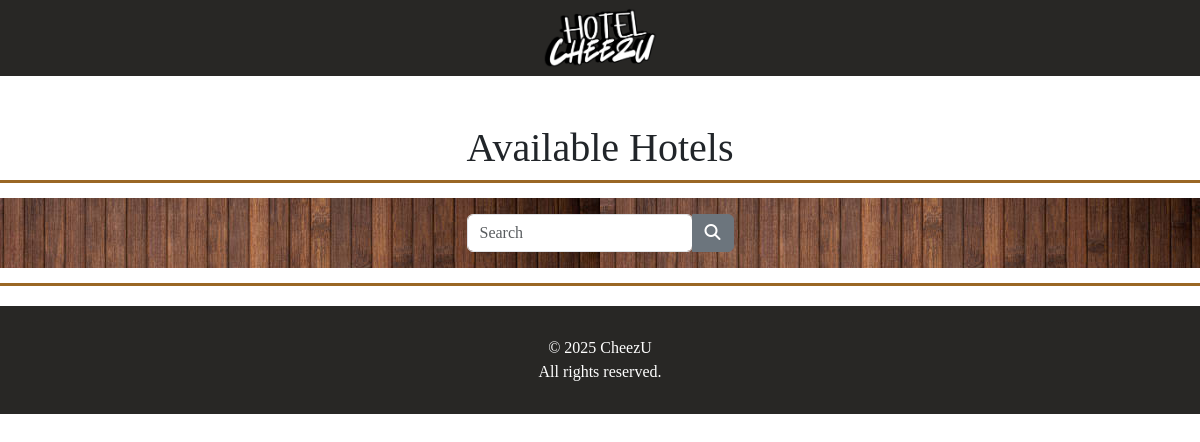
/hotels.php?hotel=Nishiyama Onsen Keiunkan, run on an earlier commit of the app's database.
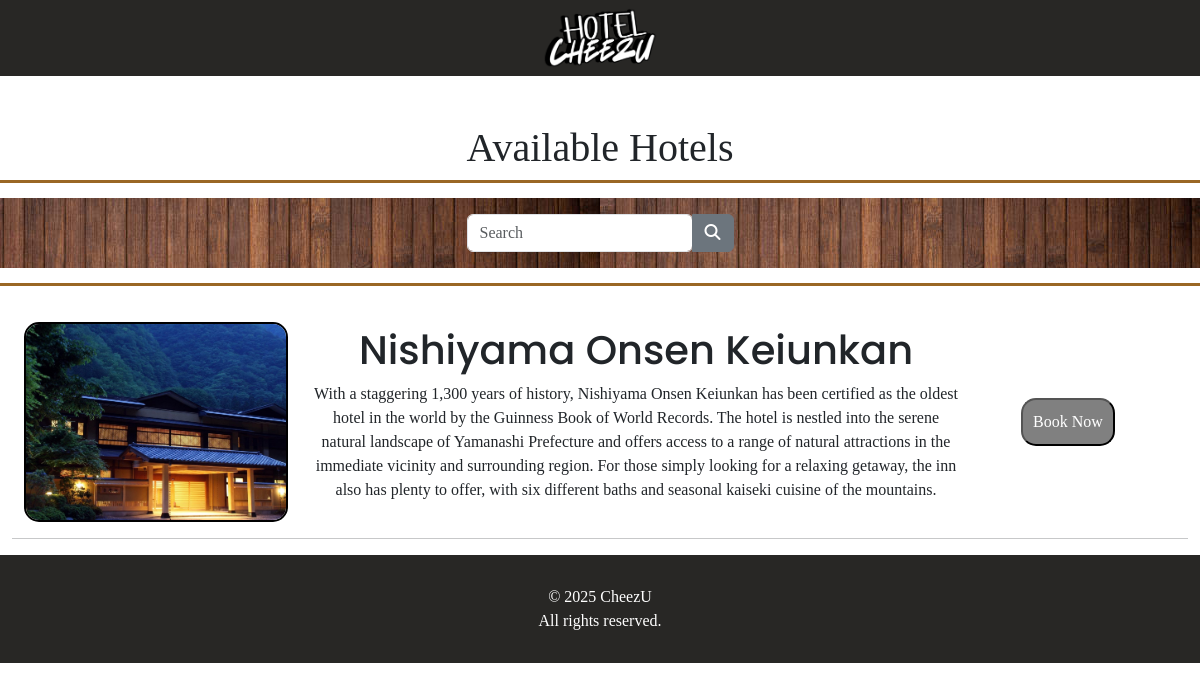
And on a later commit of the database.
### tables this page shows
CREATE TABLE IF NOT EXISTS `hotels` (
  `id_hotel` int NOT NULL AUTO_INCREMENT,
  `hotel_name` varchar(100) NOT NULL,
  `hotel_address` varchar(255) NOT NULL,
  `hotel_description` text,
  PRIMARY KEY (`id_hotel`)
);

CREATE TABLE IF NOT EXISTS `hotel_images` (
  `id_image` int NOT NULL AUTO_INCREMENT,
  `id_hotel` int NOT NULL,
  `file_path` varchar(255) NOT NULL,
  PRIMARY KEY (`id_image`),
  KEY `id_hotel` (`id_hotel`),
  CONSTRAINT `hotel_images_ibfk_1` FOREIGN KEY (`id_hotel`) REFERENCES `hotels` (`id_hotel`)
);

### hotels.php (the view, shortened to what this page needs)
<?php
    include 'db_connection.php';
    if(isset($_GET['hotel'])){
        $result = mysqli_query($connection, "SELECT * FROM hotels WHERE hotel_name LIKE '%{$_GET['hotel']}%'");
    }else{
        $result = mysqli_query($connection, 'SELECT * FROM hotels');
    }
?>
<!DOCTYPE html>
<html lang="en">
<head>
    <link rel="stylesheet" href="style.css">
    <link href="https://cdn.jsdelivr.net/npm/bootstrap@5.3.8/dist/css/bootstrap.min.css" rel="stylesheet">
</head>
<body style="width: 100%; margin: 0; font-family: 'Alice';">
    <div class="container-fluid">
        <div id="signature" class="row">
            <div id="navbar">
                <center>
                    <a href="index.php">
                        <img src="http://localhost/Pemograman-Web/images/logo.png" height="60px">
                    </a>
                </center>
            </div>
        </div>
        <div style="" class="bar row mt-5">
            <h1 class="text-center" style="font-size:40 px;">Available Hotels</h1>
            <div class="mx-auto banner">
                <div class="row align-items-center text-center p-3" style="background: url('images/bamboo-background.jpg'); color: white;">
                    <div class="col-12">
                        <form method="get">
                            <div class="input-group justify-content-center">
                                <div class="form-outline">
                                    <input type="search" name="hotel" id="hotel" class="form-control" placeholder="Search"/>
                                </div>
                                <button type="submit" class="btn btn-secondary" data-mdb-ripple-init>
                                    <i class="fas fa-search"></i>
                                </button>
                            </div>
                        </form>
                    </div>
                </div>
            </div>
            <div class="col-12 row mx-auto" style="background-color:white; margin-top: 20px;">
                <?php
                    while($row = mysqli_fetch_assoc($result)){
                            $image_query = mysqli_query($connection, "SELECT * FROM hotel_images WHERE id_hotel={$row['id_hotel']} LIMIT 1");
                            $image_row = mysqli_fetch_assoc($image_query);
                        ?>
                        <div class="hotel row my-3 align-items-center text-center">
                            <div class="col-3">
                                <img src="<?php echo $image_row['file_path']?>" alt="" height="200px" width="100%" style="border:2px solid black; border-radius: 15px;">
                            </div>
                            <div class="col-7 overflow-hidden">
                                <div>
                                    <h1><?php echo $row['hotel_name']?></h1>
                                </div>
                                <div>
                                    <p><?php echo $row['hotel_description'] ?></p>
                                </div>
                            </div>
                            <div class="col-2">
                                <a href="<?php echo 'http://localhost/Pemograman-Web/hotel_detail.php?id=' . $row['id_hotel']?>">
                                    <button style="background-color: grey; color: white; padding: 10px; border-radius:15px;">
                                        Book Now
                                    </button>
                                </a>
                            </div>
                        </div>
                        <hr>
                <?php
                    }
                ?>
            </div>
        </div>
        <div id="footer" class="row">
            <p style="margin: 0; text-align: center;">
            © 2025 CheezU <br />
            All rights reserved.
            </p>
        </div>
    </div>
</body>
</html>

What changed in the data, as far as the page shows it:
now on this page (row edited): hotels: hotel_images.file_path (picture), hotel_name "Nishiyama Onsen Keiunkan", hotel_description "With a staggering 1,300 years of history, Nishiyama Onsen Keiunkan has been certified as the oldest hotel in the world by the Guinness Book of World Records. The hotel is nestled into the serene natural landscape of Yamanashi Prefecture and offers access to a range of natural attractions in the immediate vicinity and surrounding region. For those simply looking for a relaxing getaway, the inn also has plenty to offer, with six different baths and seasonal kaiseki cuisine of the mountains."
